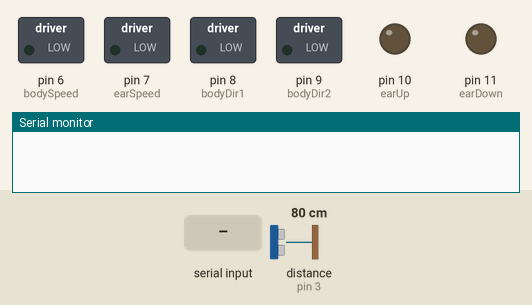
A sketch run on a simulated Arduino Uno, built with avr-gcc and run on an emulated ATmega328P. Parts: switched loads named in the sketch (green lamp = pin HIGH), output pins drawn as LEDs (lit = HIGH), the last lines printed to the serial monitor. Wiring (inferred from the names in the program): ultrasonic range finder: trigger pin 2; echo pin 3. Dashed ring = blinking. The test bench sets the inputs (shaded band); at power-on: distance to the obstacle (sensor on pin 3) 80 cm. The echo pulse lasts 58.3 µs per cm; pins used as bus, display or sensor lines are not drawn.

Above: at 1.2 s.
1.3 s: distance to the obstacle (sensor on pin 3) set to 2 cm
2.8 s: "W" received over Serial
At 4.6 s:
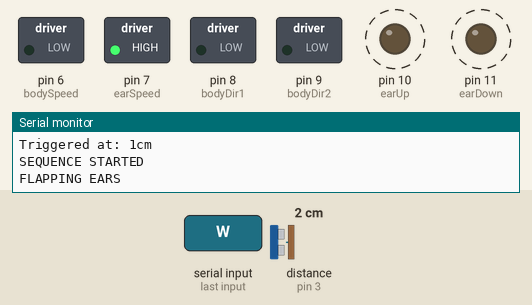
At 8.3 s:
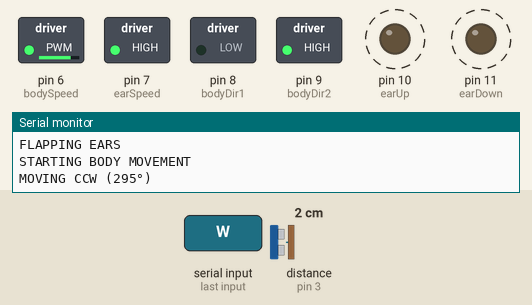
Timing chart, 0 to 21.3 s (numbered marks = the images above; inputs shaded):
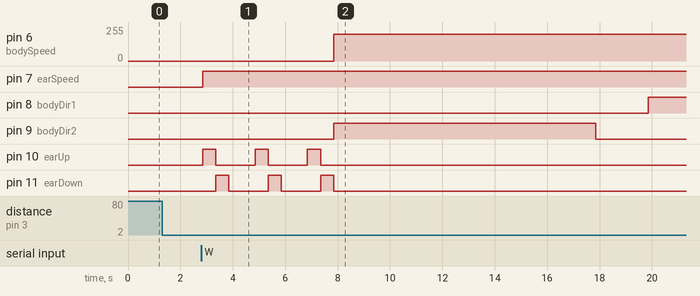

The sketch:

Bus_Project_Milestone_3.ino
```cpp
// Robotic Bunny - Combined Ear Flapping and Body Movement
// 1. Flaps ears 3x (1s between flaps)
// 2. Moves body 300° CCW → 2s pause → 300° CW

// Ear motor pins
const int earUp = 10;    // IN3
const int earDown = 11;  // IN4
const int earSpeed = 7;  // ENB

// Body motor pins
const int bodyDir1 = 8;  // IN1
const int bodyDir2 = 9;  // IN2
const int bodySpeed = 6; // ENA

// Ultrasonic sensor
const int trigPin = 2;
const int echoPin = 3;

// Settings
const int triggerDistance = 10;  // 10cm trigger distance
const int motorRunTime = 10000;   // 8.33s for 300° (3RPM)
bool isActive = false;

void setup() {
  // Initialize pins
  pinMode(earUp, OUTPUT);
  pinMode(earDown, OUTPUT);
  pinMode(earSpeed, OUTPUT);
  pinMode(bodyDir1, OUTPUT);
  pinMode(bodyDir2, OUTPUT);
  pinMode(bodySpeed, OUTPUT);

  pinMode(trigPin, OUTPUT);
  pinMode(echoPin, INPUT);

  Serial.begin(9600);
  stopAll();
}

void loop() {
  if(checkDistance() && !isActive && Serial.available()) {
      char cmd = Serial.read();

      if(cmd == 'W' || cmd == 'w') {
        startSequence();
      }
      else if(cmd == 'D' || cmd == 'd') {
        moveBody();
      }
      else if(cmd == 'A' || cmd == 'a') {
        flapEars();
      }
      else if(cmd == 'C' || cmd == 'c') {
        stopBody();
        Serial.println("Body functions stopped");
      }
      else if(cmd == 'Z' || cmd == 'z') {
        stopEars();
        Serial.println("Ear functions stopped");
      }
      else if(cmd == 'X' || cmd == 'x' && checkDistance() > 9) {
        stopAll();
        Serial.println("All functions stopped");
      }
  }
  delay(50);
}

void startSequence() {
  isActive = true;
  Serial.println("SEQUENCE STARTED");

  // 1. Ear flapping sequence
  flapEars();

  // 2. Body movement sequence
  moveBody();

  isActive = false;
  Serial.println("SEQUENCE COMPLETE");
}

void flapEars() {
  Serial.println("FLAPPING EARS");
  for(int i = 0; i < 3; i++) {
    if(i > 0) delay(1000); // 1s delay between flaps

    // Single flap (up then down)
    digitalWrite(earUp, HIGH);
    digitalWrite(earDown, LOW);
    analogWrite(earSpeed, 200);
    delay(500);

    digitalWrite(earUp, LOW);
    digitalWrite(earDown, HIGH);
    delay(500);

    stopEars();
  }
}

void moveBody() {
  Serial.println("STARTING BODY MOVEMENT");

  // Counter-clockwise movement
  Serial.println("MOVING CCW (295°)");
  digitalWrite(bodyDir1, LOW);
  digitalWrite(bodyDir2, HIGH);
  analogWrite(bodySpeed, 200);
  delay(motorRunTime);
  stopBody();

  // Pause
  Serial.println("2 SECOND PAUSE");
  delay(2000);

  // Clockwise movement
  Serial.println("MOVING CW (295°)");
  digitalWrite(bodyDir1, HIGH);
  digitalWrite(bodyDir2, LOW);
  analogWrite(bodySpeed, 200);
  delay(motorRunTime);
  stopBody();
}

// Utility functions
void stopEars() {
  digitalWrite(earUp, LOW);
  digitalWrite(earDown, LOW);
}

void stopBody() {
  digitalWrite(bodyDir1, LOW);
  digitalWrite(bodyDir2, LOW);
}

void stopAll() {
  stopEars();
  stopBody();
}

bool checkDistance() {
  digitalWrite(trigPin, LOW);
  delayMicroseconds(2);
  digitalWrite(trigPin, HIGH);
  delayMicroseconds(10);
  digitalWrite(trigPin, LOW);

  long distance = pulseIn(echoPin, HIGH) * 0.034 / 2;

  if(distance > 0 && distance < triggerDistance) {
    Serial.print("Triggered at: ");
    Serial.print(distance);
    Serial.println("cm");
    return true;
  }
  return false;
}
```

Measured:
- after the input at 2.8 s, pin 6 (bodySpeed): 0/255 → 200/255 after 5.1 s; pin 7 (earSpeed): LOW → HIGH after 0.05 s; pin 8 (bodyDir1): LOW → HIGH after 17.1 s; pin 9 (bodyDir2): LOW → HIGH after 5.1 s, → LOW 10.0 s later; pin 10 (earUp): alternates HIGH for 0.50 s and LOW for 1.5 s, 6 changes in all, then stays LOW, starting after 0.05 s
